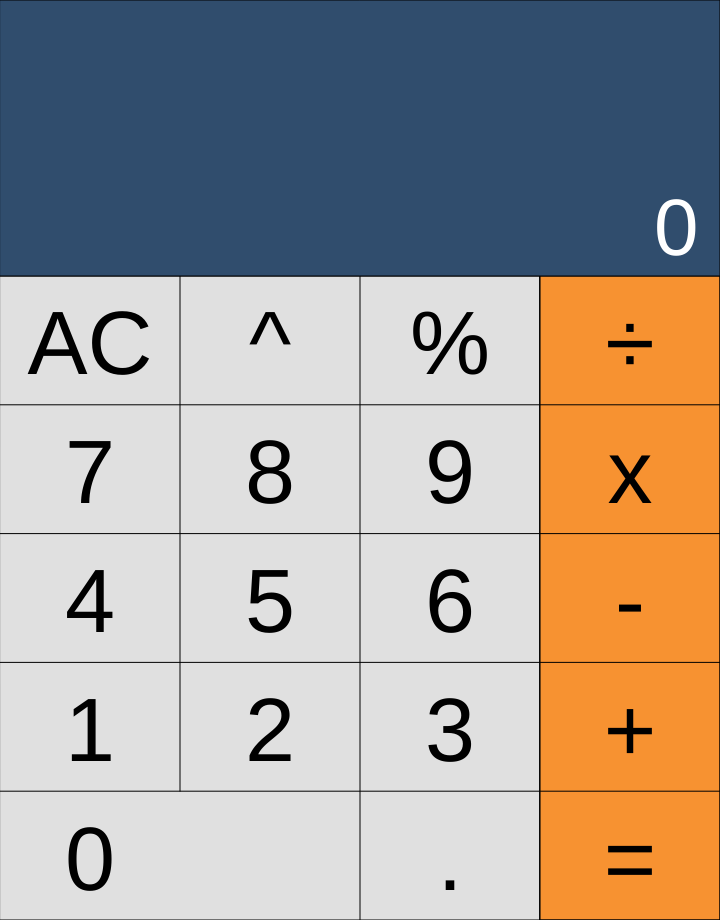
Frame 1 (no input)
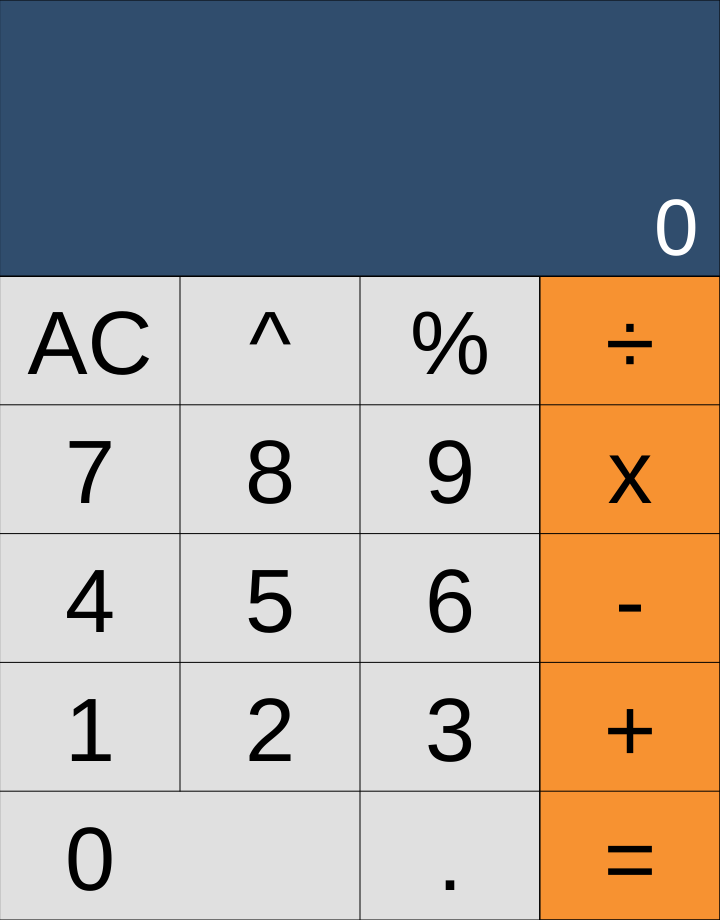
Frame 60 (no input)
Frame 120 (the mouse pressed at the canvas centre since frame 60): identical to frame 60, image omitted

The p5.js sketch that drew these frames (run headless with seeded random() and noise() and a simulated clock; from frame 60 on, the mouse is pressed at the canvas centre):

// p5.js sketch
// ── sketch.js
let buttons = [
  ["0", " ", ".", "="],
  ["1", "2", "3", "+"],
  ["4", "5", "6", "-"],
  ["7", "8", "9", "x"],
  ["AC", "^", "%", "÷"],
];

let outputValue = 0;
let inputString = "";
let operator = "";
let percent = false;
let cleanScreen = false;

let bx = 0;
let by = 0;

function keyPressed() {
  if (cleanScreen) {
    inputString = "";
    cleanScreen = false;
  }
  if (keyIsDown(SHIFT)) {
    if (keyCode == 187) {
      inputString += "+";
      operator += "+";
    } else if (keyCode == 56) {
      inputString += "*";
      operator += "*";
    } else if (keyCode == 54) {
      inputString += "^";
      operator += "^";
    }
  } else if (keyCode >= 48 && keyCode <= 58) {
    inputString += keyCode - 48;
  } else if (keyCode == 187) {  // Equal button
    calculate();
  } else if (keyCode == 189) {
    inputString += "-";
    operator += "-";
  } else if (keyCode == 190) {
    inputString += ".";
    operator += ".";
  } else if (keyCode == 191) {
    inputString += "÷";
    operator += "÷";
  } else if (keyIsDown(BACKSPACE)) {
    if (isNaN(inputString[inputString.length - 1])) {
      operator = operator.substring(0, operator.length - 1);
    }
    inputString = inputString.substring(0, inputString.length - 1);

  } else if (keyIsDown(DELETE)) {
    inputString = "";
  } else if (keyIsDown(ENTER)) {
    outputValue = calculate();
    cleanScreen = true;
  }
}

function mousePressed() {
  if (cleanScreen) {
    inputString = outputValue;
    operator = "";
    outputValue = "";
    cleanScreen = false;
  }

  let buttonHeight = height * 14 / 100;
  let buttonWidth = width / 4;

  bx = 0;
  by = height * 30 / 100;

  if (mouseX > bx &&
    mouseX < bx + buttonWidth &&
    mouseY > by &&
    mouseY < by + buttonHeight
  ) {
    inputString = "";
    operator = "";
  }

  bx = 0;
  by = height * 30 / 100 + buttonHeight;

  if (mouseX > bx &&
    mouseX < bx + buttonWidth &&
    mouseY > by &&
    mouseY < by + buttonHeight
  ) {
    inputString += "7";
  }

  bx = 0;
  by = height * 30 / 100 + buttonHeight * 2;

  if (mouseX > bx &&
    mouseX < bx + buttonWidth &&
    mouseY > by &&
    mouseY < by + buttonHeight
  ) {
    inputString += "4";
  }

  bx = 0;
  by = height * 30 / 100 + buttonHeight * 3;

  if (mouseX > bx &&
    mouseX < bx + buttonWidth &&
    mouseY > by &&
    mouseY < by + buttonHeight
  ) {
    inputString += "1";
  }

  bx = 0;
  by = height * 30 / 100 + buttonHeight * 4;

  if (mouseX > bx &&
    mouseX < bx + buttonWidth &&
    mouseY > by &&
    mouseY < by + buttonHeight
  ) {
    inputString += "0";
  }

  bx = width / 4;
  by = height * 30 / 100;

  if (mouseX > bx &&
    mouseX < bx + buttonWidth &&
    mouseY > by &&
    mouseY < by + buttonHeight
  ) {
    inputString += "^";
    operator += "^";
    checkMultipleOpt();
  }

  bx = width / 4;
  by = height * 30 / 100 + buttonHeight * 1;

  if (mouseX > bx &&
    mouseX < bx + buttonWidth &&
    mouseY > by &&
    mouseY < by + buttonHeight
  ) {
    inputString += "8";
  }
  bx = width / 4;
  by = height * 30 / 100 + buttonHeight * 2;

  if (mouseX > bx &&
    mouseX < bx + buttonWidth &&
    mouseY > by &&
    mouseY < by + buttonHeight
  ) {
    inputString += "5";
  }
  bx = width / 4;
  by = height * 30 / 100 + buttonHeight * 3;

  if (mouseX > bx &&
    mouseX < bx + buttonWidth &&
    mouseY > by &&
    mouseY < by + buttonHeight
  ) {
    inputString += "2";
  }
  bx = width / 4;
  by = height * 30 / 100 + buttonHeight * 4;

  if (mouseX > bx &&
    mouseX < bx + buttonWidth &&
    mouseY > by &&
    mouseY < by + buttonHeight
  ) {
    inputString += "0";
  }
  bx = width / 2;
  by = height * 30 / 100 + buttonHeight * 0;

  if (mouseX > bx &&
    mouseX < bx + buttonWidth &&
    mouseY > by &&
    mouseY < by + buttonHeight
  ) {
    inputString += "%";
    percent = true;
  }
  bx = width / 2;
  by = height * 30 / 100 + buttonHeight * 1;

  if (mouseX > bx &&
    mouseX < bx + buttonWidth &&
    mouseY > by &&
    mouseY < by + buttonHeight
  ) {
    inputString += "9";
  }
  bx = width / 2;
  by = height * 30 / 100 + buttonHeight * 2;

  if (mouseX > bx &&
    mouseX < bx + buttonWidth &&
    mouseY > by &&
    mouseY < by + buttonHeight
  ) {
    inputString += "6";
  }
  bx = width / 2;
  by = height * 30 / 100 + buttonHeight * 3;

  if (mouseX > bx &&
    mouseX < bx + buttonWidth &&
    mouseY > by &&
    mouseY < by + buttonHeight
  ) {
    inputString += "3";
  }
  bx = width / 2;
  by = height * 30 / 100 + buttonHeight * 4;

  if (mouseX > bx &&
    mouseX < bx + buttonWidth &&
    mouseY > by &&
    mouseY < by + buttonHeight
  ) {
    inputString += ".";
  }

  bx = width * 75 / 100;
  by = height * 30 / 100 + buttonHeight * 0;

  if (mouseX > bx &&
    mouseX < bx + buttonWidth &&
    mouseY > by &&
    mouseY < by + buttonHeight
  ) {
    inputString += "÷";
    operator += "÷";
    checkMultipleOpt();
  }
  bx = width * 75 / 100;
  by = height * 30 / 100 + buttonHeight * 1;

  if (mouseX > bx &&
    mouseX < bx + buttonWidth &&
    mouseY > by &&
    mouseY < by + buttonHeight
  ) {
    inputString += "*";
    operator += "*";
    checkMultipleOpt();
  }
  bx = width * 75 / 100;
  by = height * 30 / 100 + buttonHeight * 2;

  if (mouseX > bx &&
    mouseX < bx + buttonWidth &&
    mouseY > by &&
    mouseY < by + buttonHeight
  ) {
    inputString += "-";
    operator += "-";
    checkMultipleOpt();
  }
  bx = width * 75 / 100;
  by = height * 30 / 100 + buttonHeight * 3;

  if (mouseX > bx &&
    mouseX < bx + buttonWidth &&
    mouseY > by &&
    mouseY < by + buttonHeight
  ) {
    inputString += "+";
    operator += "+";
    checkMultipleOpt();
  }
  bx = width * 75 / 100;
  by = height * 30 / 100 + buttonHeight * 4;

  if (mouseX > bx &&
    mouseX < bx + buttonWidth &&
    mouseY > by &&
    mouseY < by + buttonHeight
  ) {
    checkMultipleOpt();
    outputValue = calculate();
    cleanScreen = true;
  }

}

function calculate() {
  let calculatedValue = 0;
  let value = [];

  value = inputString.split(operator);
  console.log("Calculate Function Called");
  console.log("InputString is: " + inputString);
  console.log(operator);
  console.log(value);


  let allNumbers = value.every(val => !isNaN(parseFloat(val)));
  if (!allNumbers) {
    return 0;
  }


  switch (operator) {
    case "+":
      calculatedValue = value.reduce((acc, curr) => acc + parseFloat(curr), 0);
      break;
    case "-":
      calculatedValue = value.reduce((acc, curr) => acc - parseFloat(curr));
      break;
    case "*":
      calculatedValue = value.reduce((acc, curr) => acc * parseFloat(curr), 1);
      break;
    case "÷":

      if (value.some(val => parseFloat(val) === 0)) {
        return "Error: Division by zero";
      }
      calculatedValue = value.reduce((acc, curr) => acc / parseFloat(curr));
      break;
    case "^":
      calculatedValue = value.reduce((acc, curr) => Math.pow(acc, parseFloat(curr)));
      break;
    default:
      break;
  }

  operator = "";
  return calculatedValue.toString();
}


function checkMultipleOpt() {
  if (operator.length > 1) {
    console.log("Triggered. Operator is: " + operator);

    let newOperator = operator.substring(1, operator.length);

    console.log("And new opt is: " + newOperator);

    operator = operator.substring(0, operator.length - 1);
    inputString = inputString.substring(0, inputString.length - 1);
    let calculatedValueHere = calculate();
    inputString = calculatedValueHere.toString() + newOperator.toString();
    operator = newOperator;
  }
}

function drawCalculator() {
  fill(224);
  rect(0, height * 30 / 100, width, height * 100 / 100);
  fill(247, 146, 49);
  rect(width * 75 / 100, height * 30 / 100, width * 25 / 100, height * 70 / 100);
  for (let i = 1; i <= 5; i++) {
    let y = (height * 70 / 100) / 5 * i;
    line(0, height * 30 / 100 + y, width, height * 30 / 100 + y);
  }
  for (let i = 1; i <= 4; i++) {
    let x = width / 4 * i;
    line(x, height * 30 / 100, x, i == 1 ? height * 86 / 100 : height);
  }
}

function drawNumbers() {
  fill(0);
  textSize(width / 8);
  textAlign(CENTER, CENTER);
  let _x = 0;
  let _y = 0;
  for (let yPos = 1; yPos <= 9; yPos += 2) {
    for (let xPos = 1; xPos <= 7; xPos += 2) {
      text(buttons[4 - _y][_x], width * ((12.5 * xPos) / 100), height * (31 + (7 * yPos)) / 100);
      _x += 1;
    }
    _x = 0;
    _y += 1;
  }
}

function updateDisplay() {
  fill(48, 77, 109);
  rect(0, 0, width, height * 30 / 100);
  fill(255);
  textSize(width / 10);
  textAlign(LEFT, TOP);


  while (inputString.length > 17) {
    let extraChar = inputString.length - 17;
    inputString = inputString.substr(1);
  }
  text(inputString, width * 3 / 100, height * 3 / 100);

  textSize(width / 9);
  textAlign(RIGHT, TOP);
  text(outputValue, width * 97 / 100, height * 21 / 100);
}

function setup() {
  createCanvas(windowHeight * 72 / 100, windowHeight * 92 / 100);
  background(48, 77, 109);
  drawCalculator();
  drawNumbers();

}

function draw() {
  updateDisplay();

}
